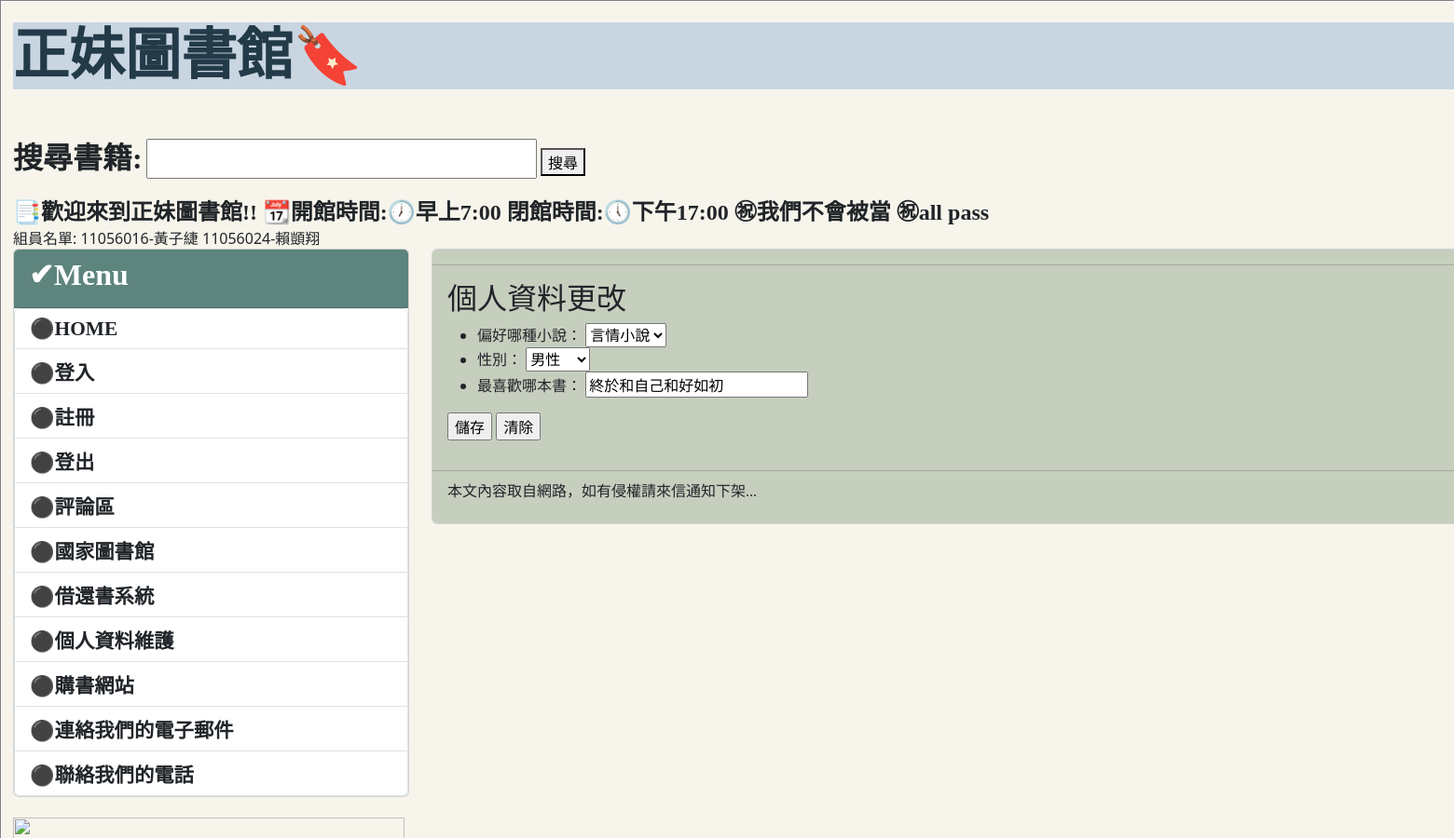
The app's page /profile/ (signed in, upper part), older data.
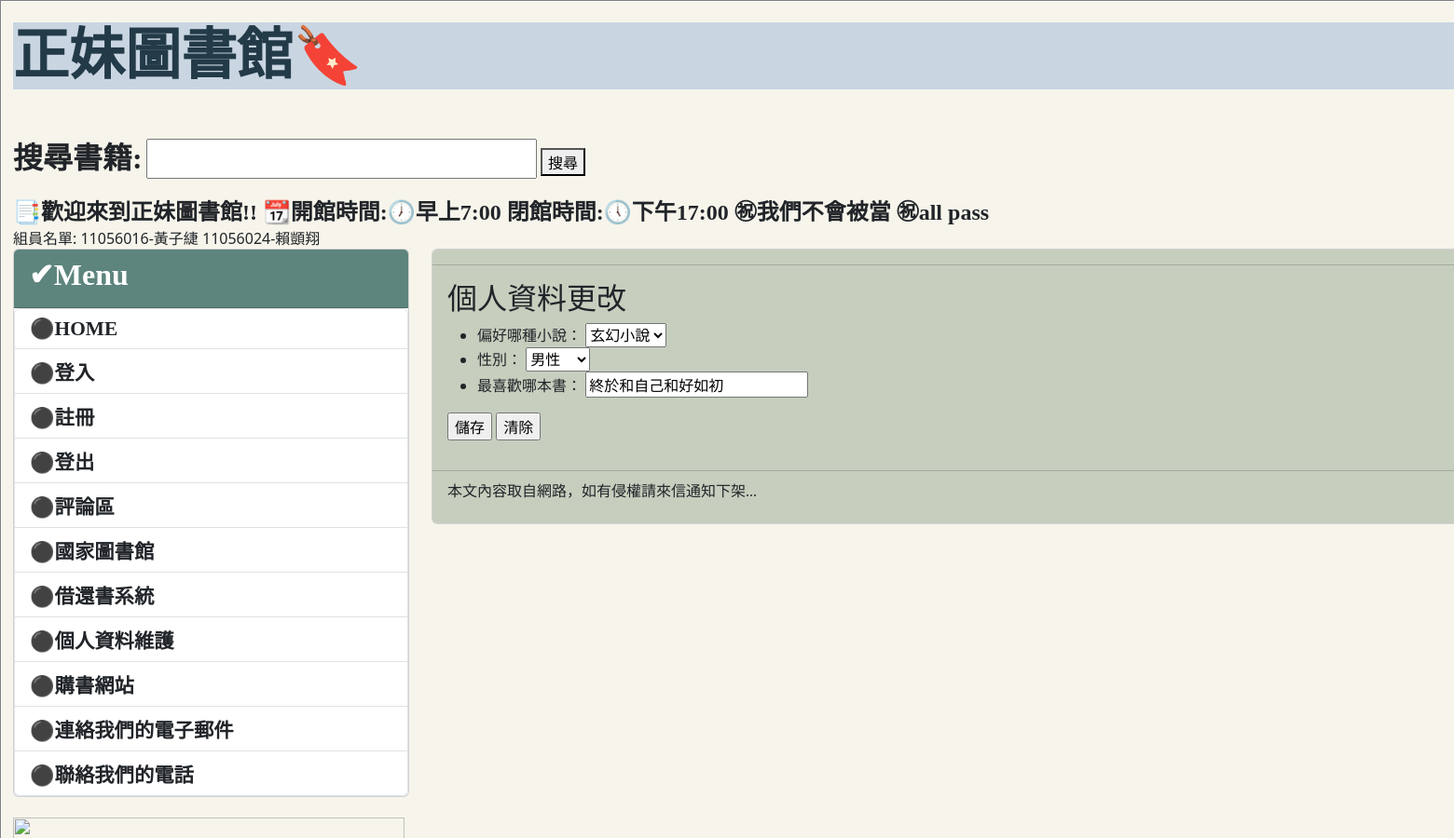
The same page, newer data.
### mysite/models.py (models this page shows, shortened)
class Profile(models.Model):
    Gender = (
        ('M', '男性'),#前面是真正儲存的內容 後面是顯示的
        ('W', '女性'),
    )
    user = models.OneToOneField(auth.models.User, on_delete=models.CASCADE)#一對一的欄位 指到的欄位是auth.models.User(內建的)
    preferences = models.ForeignKey('Preferences', on_delete=models.CASCADE)
    gender = models.CharField(max_length=5, choices=Gender)
    favorite = models.CharField(max_length=10)

### mysite/views.py (the view, shortened to what this page needs)
# urls.py: path('profile/',mv.profile,name='profile'),
@login_required(login_url='/login/')
def profile(request):
    if request.method == 'GET':
        if request.user.is_authenticated:
            username = request.user.username
            try:
                user = User.objects.get(username=username)
                userinfo = Profile.objects.get(user=user)
                form = ProfileForm(instance=userinfo)
            except:
                form = ProfileForm()
        return render(request, 'userinfo.html', locals())
    else:
        message = "ERROR"
        print('出錯回首頁')
        redirect("/")

### mysite/forms.py
class ProfileForm(forms.ModelForm):
    class Meta:
        model = models.Profile#跟哪個資料庫相關
        fields = ['preferences', 'gender', 'favorite']#定義要儲存欄位(要跟上面的一樣就是要跟Post有關聯)
    def __init__(self, *args, **kwargs):
        super(ProfileForm, self).__init__(*args, **kwargs)
        self.fields['preferences'].label = '偏好哪種小說'#有引用到model的mood
        self.fields['gender'].label = '性別'#預設值在model
        self.fields['favorite'].label = '最喜歡哪本書'

### mysite/models.py (called while the page is built)
    def __str__(self):
        return self.status

### templates/userinfo.html (shortened to what this page needs)
{% extends "base.html" %}
{% block content %}
<h2>個人資料更改</h2>
<form action="" method="post">
    <ul>
  {{ form.as_ul }}
    </ul>
  <input type='submit' value='儲存'>
  <input type='reset' value='清除'>
</form>
{% endblock content %}

Row changes from the older to the newer data that the page shows:
changed Profile "男性": preferences "言情小說" → "玄幻小說"
